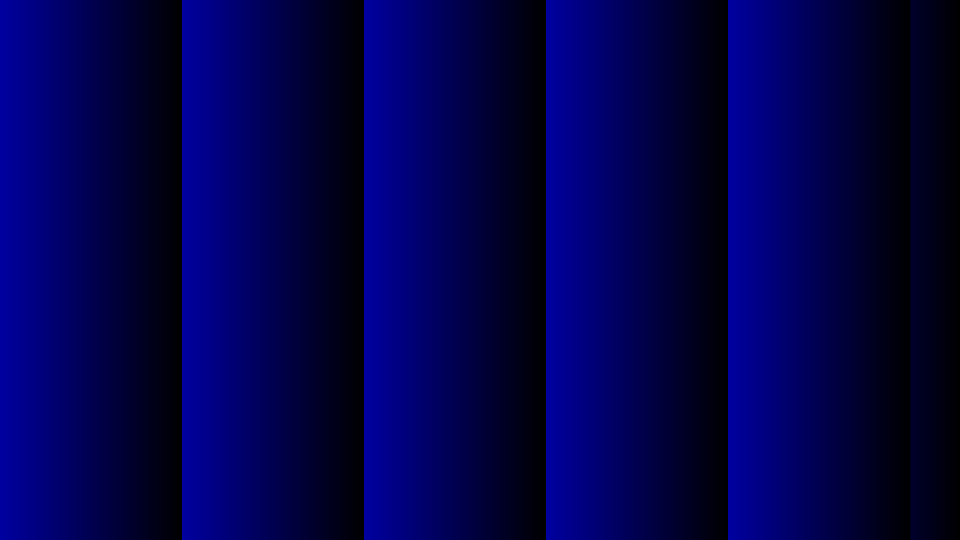
#> input picture B(blazed)_p364.png, 1920 x 1080 px, given in place of R_bl2_bi_tri_p200.png, which was not available (shown at 1/2 size)
$ python Merge_RGB_Bi_ch.py
#> lines starting #> are read from the running program, lines starting #| are printed output that depends on the picture; pictures that were not available may be replaced by others from this repository, and a replacement may not be noted
# -*- coding: utf-8 -*-
"""
Created on Wed Feb 14 11:28:11 2024

@author: SG
"""

from PIL import Image
import numpy as np
import matplotlib.pyplot as plt

im_rh=plt.imread("C:/Users/Laboratorio/MakeHologram/tri_blue is center/R_bl2_bi_tri_p200.png")
#> im_rh is the input picture: shape (1080, 1920, 3) float32; mean R, G, B 0, 0, 0.302
im_gh=plt.imread("C:/Users/Laboratorio/MakeHologram/G_bl2_tri_p300.png")
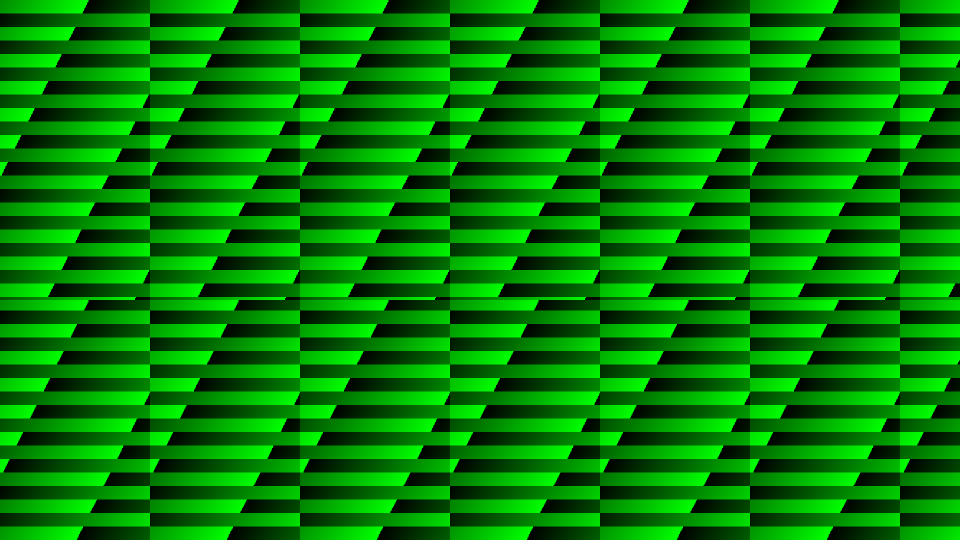
#> input picture G_bl2_tri_p300.png, 1920 x 1080 px, found by its file name (shown at 1/2 size)
#> im_gh is the input picture: shape (1080, 1920, 3) float32; mean R, G, B 0, 0.498, 0
im_bh=plt.imread("C:/Users/Laboratorio/MakeHologram/tri/B_tri_112(V)_p48.png")
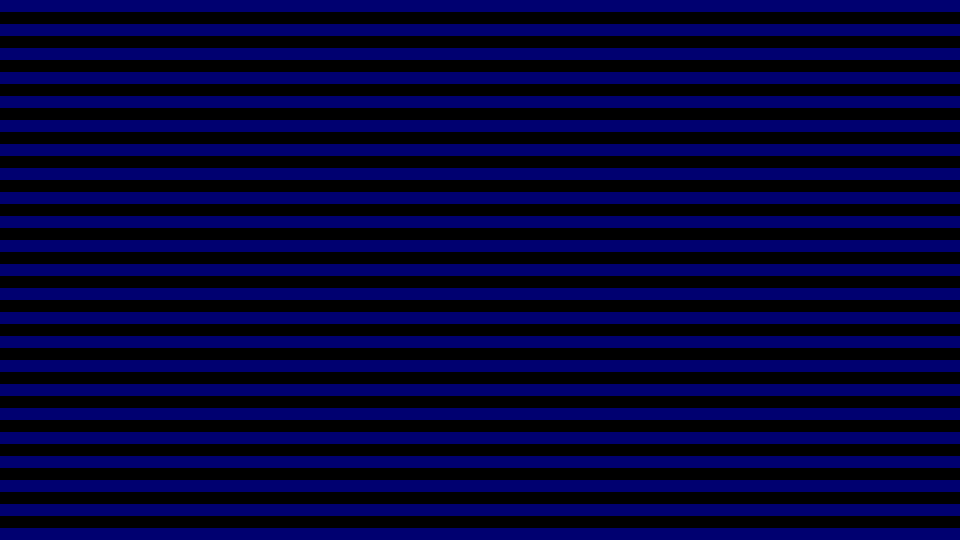
#> input picture GrayScript/B_tri_112(V)_p48.png, 1920 x 1080 px, found by its file name (shown at 1/2 size)
#> im_bh is the input picture: shape (1080, 1920, 3) float32; mean R, G, B 0, 0, 0.224
# im_gray=plt.imread("Gray(V)_p64.png")

im_rh_array = np.array(im_rh)*255
im_gh_array = np.array(im_gh)*255
im_bh_array = np.array(im_bh)*255
# Create a new array for the new image with the same shape as the original
im_new_array = np.zeros_like(im_rh_array)

# Modify the new array
im_new_array[:,:,0] = im_rh_array[:,:,0]
#> im_new_array: shape (1080, 1920, 3) float32; every value is 0
im_new_array[:,:,1] = im_gh_array[:,:,1]
im_new_array[:,:,2] = im_bh_array[:,:,2]
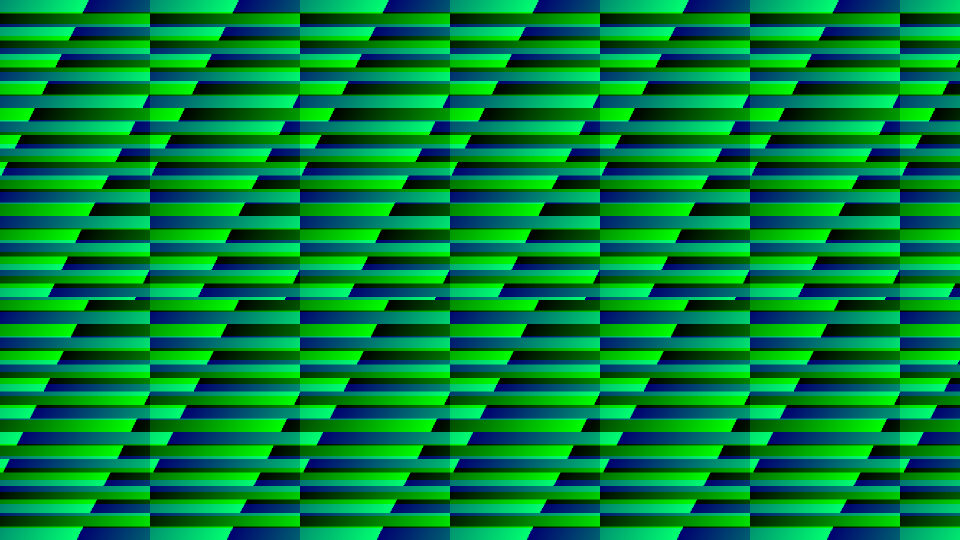
#> im_new_array: shape (1080, 1920, 3) float32 (shown at 1/2 size); mean R, G, B 0, 126.9, 57.2

im_new_array = im_new_array.astype(np.uint8)

im_new = Image.fromarray(im_new_array)
im_new.save('RGB_bl2_V_tri_s_newgreen.png')


im_new.show()
# plt.figure(2)
# plt.imshow(im_gray)

# # Convert the images to Pillow images
# im_rh_pil = Image.fromarray((im_rh * 255).astype(np.uint8))

# im_gh_pil = Image.fromarray((im_gh * 255).astype(np.uint8))
# im_bh_pil = Image.fromarray((im_bh * 255).astype(np.uint8))
# im_grayv_pil = Image.fromarray((im_gray * 255).astype(np.uint8))
# # plt.figure(1)
# # plt.imshow(im_grayv_pil)
# #Save images as layers in a single TIFF file
# im_rh_pil.save('multi_layer_image.tiff', save_all=True, append_images=[im_gh_pil, im_bh_pil,im_grayv_pil])

# # Display the third image
# # plt.figure(3)
# # plt.imshow(im_rh_pil)
# # plt.show()

# im_m =Image.open('multi_layer_image.tiff')
# # Number of layers in the TIFF file
# num_layers = im_m.n_frames
# layers = []

# # Read each layer and append to the list
# for i in range(num_layers):
#     im_m.seek(i)  # Move to the i-th layer
#     layer = im_m.copy()
#     layers.append(layer)

# # Display all layers using matplotlib
# fig, axes = plt.subplots(1, num_layers, figsize=(15, 5))

# for ax, layer, i in zip(axes, layers, range(num_layers)):
#     ax.imshow(layer)
#     ax.set_title(f'Layer {i + 1}')
#     ax.axis('off')

# plt.show()

# # im_mr=im_m[:,:,0]
# # plt.figure(4)
# # plt.imshow(im_mr* 255)
# # im_mg=im_m[:,:,1]
# # im_mb=im_m[:,:,2]
